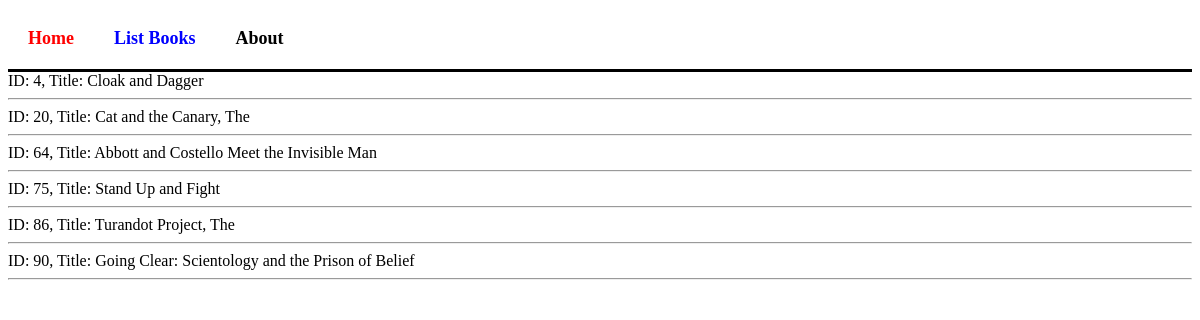
/books/simple/query/, run on the app's committed database.
### apps/bookmodule/models.py (models this page shows)
class Book(models.Model):
    title = models.CharField(max_length = 50)
    author = models.CharField(max_length = 50)
    price = models.FloatField(default = 0.0)
    edition = models.SmallIntegerField(default = 1)

### apps/bookmodule/views.py (the view)
# urls.py: path('simple/query/', views.simple_query),
def simple_query(request):
    mybooks=Book.objects.filter(title__icontains='and') # <- multiple objects
    return render(request, 'bookmodule/bookList.html', {'books':mybooks})

### apps/template/bookmodule/bookList.html (shortened to what this page needs)
{% extends "Layouts/base.html" %}
{% load static %}
{% block content %}
{% for obj in books %}
     ID: {{obj.id}}, Title: {{obj.title}}
     <hr>
{% endfor %}
{% endblock content %}

### apps/template/layouts/base.html (shortened to what this page needs)
<!DOCTYPE html>
<html>
{% load static %}
    <head>
          <link rel="stylesheet" href="https://cdnjs.cloudflare.com/ajax/libs/font-awesome/4.7.0/css/font-awesome.min.css">
          <link rel="stylesheet" href="{% static 'styles.css' %}">
    </head>
    <body>
        {% include "includes/header.html" %}
        {% block content %} {% endblock content %}
    </body>
</html>

### apps/template/includes/header.html
{% with request.resolver_match.url_name as url_name %}
<div class="topnav">
    <a class="{% if url_name == 'books.index' %}active{% endif %}" href="{% url 'books.index' %}">Home</a>
    <a class="{% if url_name == 'books.list_books' %}active{% endif %}" href="{% url 'books.list_books' %}">List Books</a>
    <a class="{% if url_name == 'books.aboutus' %}active{% endif %}" href="{% url 'books.aboutus' %}">About</a>
</div>
{% endwith %}

### apps/static/styles.css (style rules this page uses)
.topnav { background-color: white; width: 100%; padding: 10px 0; display: flex; justify-content: left; align-items: center; border-bottom: 3px solid black; }
.topnav a:nth-child(1) { color: red; }
.topnav a:nth-child(2) { color: blue; }
.topnav a:nth-child(3) { color: black; }
.topnav a { text-align: center; padding: 10px 20px; text-decoration: none; font-size: 18px; display: inline-block; font-weight: bold; }

### data on the page
Book: id "4", title "Cloak and Dagger"
Book: id "20", title "Cat and the Canary, The"
Book: id "64", title "Abbott and Costello Meet the Invisible Man"
Book: id "75", title "Stand Up and Fight"
Book: id "86", title "Turandot Project, The"
Book: id "90", title "Going Clear: Scientology and the Prison of Belief"
